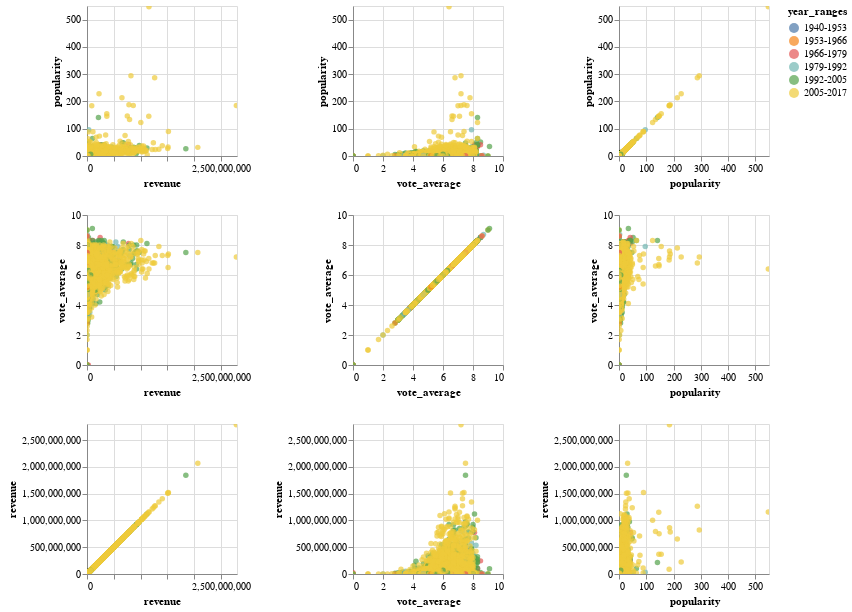

The notebook cell saved with this chart:
### Code cell
source = met_years[["budget", "revenue", "vote_average", "popularity"]].copy()
source["year_ranges"] = year_ranges

alt.data_transformers.disable_max_rows()

alt.Chart(source).mark_circle().encode(
    alt.X(alt.repeat("column"), type='quantitative'),
    alt.Y(alt.repeat("row"), type='quantitative'),
    color='year_ranges'
).properties(
    width=150,
    height=150
).repeat(
    row=['popularity', 'vote_average', 'revenue'],
    column=['revenue', 'vote_average', 'popularity']
).interactive()

### Figure 1 — Vega-Lite specification as saved in the notebook (floating-point values rounded to 4 significant figures; data arrays with more than 128 entries replaced by an {"elided": "..."} marker saying what was removed)
{"config": {"view": {"continuousWidth": 400, "continuousHeight": 300}}, "repeat": {"column": ["revenue", "vote_average", "popularity"], "row": ["popularity", "vote_average", "revenue"]}, "spec": {"data": {"name": "data-aefd298037867b6525dbee8b1df2282a"}, "mark": "circle", "encoding": {"color": {"type": "nominal", "field": "year_ranges"}, "x": {"type": "quantitative", "field": {"repeat": "column"}}, "y": {"type": "quantitative", "field": {"repeat": "row"}}}, "height": 150, "selection": {"selector003": {"type": "interval", "bind": "scales", "encodings": ["x", "y"]}}, "width": 150}, "$schema": "https://vega.github.io/schema/vega-lite/v4.8.1.json", "datasets": {"data-aefd298037867b6525dbee8b1df2282a": {"elided": "5317 records"}}}
